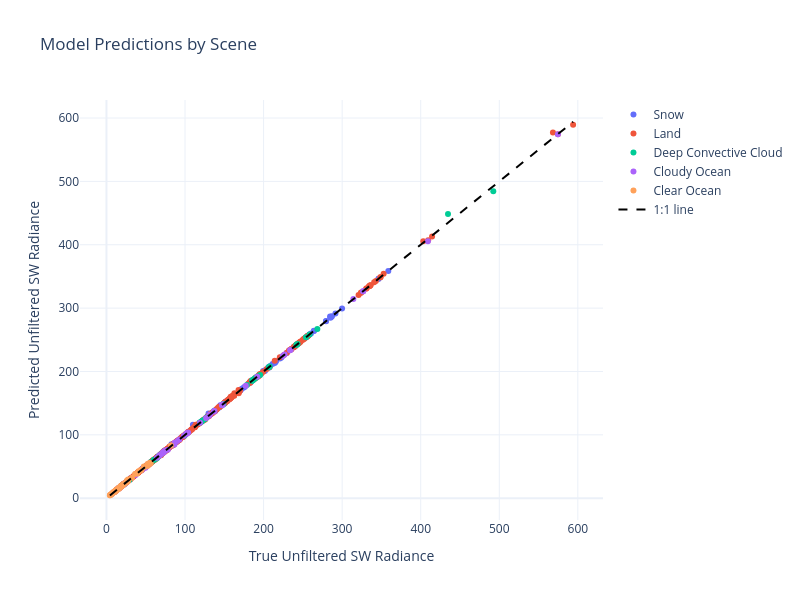

The code cell stored with this chart in its notebook:
### Code cell
import plotly.express as px
import plotly.graph_objects as go
from plotly.subplots import make_subplots

# Simple interactive scatter plot
fig = go.Figure()

for scene in X_test_data["Scene"].unique():
    mask = X_test_data["Scene"] == scene
    fig.add_trace(
        go.Scatter(
            x=y_test_data[mask],
            y=predictions[mask],
            mode='markers',
            name=scene,
            hovertemplate=
            '<b>Scene</b>: %{text}<br>' +
            '<b>True Value</b>: %{x:.2f}<br>' +
            '<b>Predicted</b>: %{y:.2f}<br>' +
            '<b>SZA</b>: %{customdata[0]:.1f}°<br>' +
            '<b>VZA</b>: %{customdata[1]:.1f}°<br>' +
            '<b>RAZ</b>: %{customdata[2]:.1f}°',
            text=[scene]*sum(mask),
            customdata=X_test_data[mask][["SZA", "VZA", "RAZ"]],
        )
    )

# Add 1:1 line
fig.add_trace(
    go.Scatter(
        x=[min(y_test_data), max(y_test_data)],
        y=[min(y_test_data), max(y_test_data)],
        mode='lines',
        name='1:1 line',
        line=dict(color='black', dash='dash'),
    )
)

fig.update_layout(
    title="Model Predictions by Scene",
    xaxis_title="True Unfiltered SW Radiance",
    yaxis_title="Predicted Unfiltered SW Radiance",
    width=800,
    height=600,
    showlegend=True,
    template="plotly_white"
)

fig.show()

# Calculate metrics
log_y_true = np.log(y_test_data)
log_y_pred = np.log(predictions)
log_r2 = r2_score(log_y_true, log_y_pred)
mape = mean_absolute_percentage_error(y_test_data, predictions) * 100

def weighted_r2(y_true, y_pred):
    bins = np.logspace(np.log10(min(y_true)), np.log10(max(y_true)), 10)
    bin_indices = np.digitize(y_true, bins)
    weights = 1 / np.bincount(bin_indices)[bin_indices]
    weighted_r2 = r2_score(y_true, y_pred, sample_weight=weights)
    return weighted_r2

def evaluate_by_ranges(y_true, y_pred):
    ranges = [(0, 10), (10, 100), (100, 1000)]
    results = {}
    for low, high in ranges:
        mask = (y_true >= low) & (y_true < high)
        if mask.any():
            range_r2 = r2_score(y_true[mask], y_pred[mask])
            print(f"R² for range {low}-{high}: {range_r2:.4f}")
            results[f"{low}-{high}"] = range_r2
    return results

# Print all metrics
print("\nModel Performance Metrics:")
print("--------------------------")
print(f"Regular R² Value: {r2_score(y_test_data, predictions):.4f}")
print(f"Root Mean Squared Error: {root_mean_squared_error(y_test_data, predictions):.4f}")
print(f"Log R² Value: {log_r2:.4f}")
print(f"Mean Absolute Percentage Error: {mape:.2f}%")
print(f"Weighted R² Value: {weighted_r2(y_test_data, predictions):.4f}")
print("\nR² Values by Range:")
print("--------------------------")
evaluate_by_ranges(y_test_data, predictions)

### Figure 1 — Plotly figure (JSON) as saved in the notebook; plotly's stock layout.template omitted (floating-point values rounded to 4 significant figures; data arrays with more than 128 entries replaced by an {"elided": "..."} marker saying what was removed)
{"data": [{"customdata": {"elided": "125x3 float values"}, "hovertemplate": "<b>Scene</b>: %{text}<br><b>True Value</b>: %{x:.2f}<br><b>Predicted</b>: %{y:.2f}<br><b>SZA</b>: %{customdata[0]:.1f}°<br><b>VZA</b>: %{customdata[1]:.1f}°<br><b>RAZ</b>: %{customdata[2]:.1f}°", "mode": "markers", "name": "Snow", "text": ["Snow", "Snow", "Snow", "Snow", "Snow", "Snow", "Snow", "Snow", "Snow", "Snow", "Snow", "Snow", "Snow", "Snow", "Snow", "Snow", "Snow", "Snow", "Snow", "Snow", "Snow", "Snow", "Snow", "Snow", "Snow", "Snow", "Snow", "Snow", "Snow", "Snow", "Snow", "Snow", "Snow", "Snow", "Snow", "Snow", "Snow", "Snow", "Snow", "Snow", "Snow", "Snow", "Snow", "Snow", "Snow", "Snow", "Snow", "Snow", "Snow", "Snow", "Snow", "Snow", "Snow", "Snow", "Snow", "Snow", "Snow", "Snow", "Snow", "Snow", "Snow", "Snow", "Snow", "Snow", "Snow", "Snow", "Snow", "Snow", "Snow", "Snow", "Snow", "Snow", "Snow", "Snow", "Snow", "Snow", "Snow", "Snow", "Snow", "Snow", "Snow", "Snow", "Snow", "Snow", "Snow", "Snow", "Snow", "Snow", "Snow", "Snow", "Snow", "Snow", "Snow", "Snow", "Snow", "Snow", "Snow", "Snow", "Snow", "Snow", "Snow", "Snow", "Snow", "Snow", "Snow", "Snow", "Snow", "Snow", "Snow", "Snow", "Snow", "Snow", "Snow", "Snow", "Snow", "Snow", "Snow", "Snow", "Snow", "Snow", "Snow", "Snow", "Snow", "Snow", "Snow"], "type": "scatter", "x": [284.6, 279.5, 242.4, 291.5, 279.4, 238.1, 299.9, 358.7, 229.3, 285.8, 285.8, 346.2, 264.2, 239.5, 285.1, 346.5, 239.6, 287.1, 258.4, 256.9, 254.1, 151.4, 181.5, 182.8, 152.3, 206.0, 208.4, 183.2, 214.7, 211.4, 184.2, 220.7, 264.0, 176.2, 215.9, 223.0, 254.8, 199.4, 185.1, 213.9, 260.3, 187.3, 222.2, 201.6, 207.1, 201.9, 129.9, 154.2, 170.5, 144.9, 128.4, 137.7, 121.5, 138.4, 138.4, 121.8, 143.5, 172.3, 119.4, 142.3, 150.3, 170.4, 136.5, 131.7, 144.0, 174.8, 131.7, 150.7, 139.0, 148.3, 156.7, 110.0, 128.6, 147.0, 127.2, 56.87, 68.4, 58.45, 65.73, 65.69, 58.83, 69.52, 85.34, 59.09, 69.73, 76.41, 88.34, 73.61, 71.64, 73.82, 90.52, 70.38, 78.54, 74.93, 83.52, 105.6, 82.7, 94.75, 115.0, 100.8, 15.57, 20.7, 15.98, 18.46, 18.87, 18.0, 20.13, 25.88, 17.28, 20.53, 24.81, 28.77, 26.67, 21.89, 23.2, 29.17, 21.73, 27.21, 28.06, 31.24, 52.96, 45.77, 54.17, 80.67, 72.64], "y": [286.7, 279.6, 242.4, 291.5, 279.4, 238.1, 299.5, 358.7, 229.3, 285.8, 285.8, 346.3, 264.4, 239.4, 284.9, 346.4, 239.5, 287.0, 258.5, 256.9, 253.9, 152.0, 181.5, 182.7, 152.5, 206.8, 208.7, 183.1, 214.3, 211.7, 183.8, 220.6, 263.9, 176.0, 216.2, 222.8, 254.3, 200.7, 186.1, 213.2, 259.8, 187.5, 221.6, 200.8, 206.1, 201.9, 133.7, 154.3, 170.3, 146.6, 128.4, 137.9, 121.6, 137.5, 138.8, 121.8, 143.5, 172.7, 119.5, 142.2, 149.5, 170.3, 137.3, 132.8, 144.0, 174.6, 132.9, 150.4, 138.7, 147.8, 156.8, 116.0, 128.8, 146.1, 127.1, 57.42, 68.78, 58.67, 65.58, 65.96, 58.98, 69.44, 85.3, 59.14, 69.6, 75.86, 88.25, 74.85, 72.41, 73.69, 90.4, 71.03, 78.51, 75.53, 84.17, 105.5, 85.17, 95.03, 115.5, 101.0, 15.61, 20.93, 16.05, 18.5, 18.83, 18.23, 20.13, 25.85, 17.47, 20.47, 24.72, 28.75, 27.33, 22.1, 23.2, 29.06, 21.95, 27.5, 28.0, 31.81, 52.78, 46.86, 54.17, 81.23, 72.63]}, {"customdata": {"elided": "340x3 float values"}, "hovertemplate": "<b>Scene</b>: %{text}<br><b>True Value</b>: %{x:.2f}<br><b>Predicted</b>: %{y:.2f}<br><b>SZA</b>: %{customdata[0]:.1f}°<br><b>VZA</b>: %{customdata[1]:.1f}°<br><b>RAZ</b>: %{customdata[2]:.1f}°", "mode": "markers", "name": "Land", "text": {"elided": "340 str values"}, "type": "scatter", "x": {"elided": "340 float values"}, "y": {"elided": "340 float values"}}, {"customdata": [[0.0, 0.0, 0.0], [0.506, 29.49, 7.5], [0.871, 44.12, 7.5], [1.487, 58.5, 7.5], [0.0, 58.5, 90.0], [0.0, 58.5, 142.5], [10.0, 79.91, 7.5], [0.0, 79.91, 142.5], [41.4, 0.0, 0.0], [41.91, 29.49, 7.5], [42.27, 44.12, 7.5], [42.89, 58.5, 7.5], [41.4, 58.5, 90.0], [40.21, 58.5, 142.5], [51.4, 79.91, 7.5], [33.4, 79.91, 142.5], [60.0, 0.0, 0.0], [60.51, 29.49, 7.5], [60.87, 44.12, 7.5], [61.49, 58.5, 7.5], [60.0, 58.5, 90.0], [58.81, 58.5, 142.5], [70.0, 79.91, 7.5], [52.0, 79.91, 142.5], [75.5, 0.0, 0.0], [76.01, 29.49, 7.5], [76.37, 44.12, 7.5], [76.99, 58.5, 7.5], [75.5, 58.5, 90.0], [74.31, 58.5, 142.5], [85.5, 79.91, 7.5], [67.5, 79.91, 142.5], [85.0, 0.0, 0.0], [85.51, 29.49, 7.5], [85.87, 44.12, 7.5], [86.49, 58.5, 7.5], [85.0, 58.5, 90.0], [83.81, 58.5, 142.5], [95.0, 79.91, 7.5], [77.0, 79.91, 142.5]], "hovertemplate": "<b>Scene</b>: %{text}<br><b>True Value</b>: %{x:.2f}<br><b>Predicted</b>: %{y:.2f}<br><b>SZA</b>: %{customdata[0]:.1f}°<br><b>VZA</b>: %{customdata[1]:.1f}°<br><b>RAZ</b>: %{customdata[2]:.1f}°", "mode": "markers", "name": "Deep Convective Cloud", "text": ["Deep Convective Cloud", "Deep Convective Cloud", "Deep Convective Cloud", "Deep Convective Cloud", "Deep Convective Cloud", "Deep Convective Cloud", "Deep Convective Cloud", "Deep Convective Cloud", "Deep Convective Cloud", "Deep Convective Cloud", "Deep Convective Cloud", "Deep Convective Cloud", "Deep Convective Cloud", "Deep Convective Cloud", "Deep Convective Cloud", "Deep Convective Cloud", "Deep Convective Cloud", "Deep Convective Cloud", "Deep Convective Cloud", "Deep Convective Cloud", "Deep Convective Cloud", "Deep Convective Cloud", "Deep Convective Cloud", "Deep Convective Cloud", "Deep Convective Cloud", "Deep Convective Cloud", "Deep Convective Cloud", "Deep Convective Cloud", "Deep Convective Cloud", "Deep Convective Cloud", "Deep Convective Cloud", "Deep Convective Cloud", "Deep Convective Cloud", "Deep Convective Cloud", "Deep Convective Cloud", "Deep Convective Cloud", "Deep Convective Cloud", "Deep Convective Cloud", "Deep Convective Cloud", "Deep Convective Cloud"], "type": "scatter", "x": [268.4, 258.5, 253.9, 241.9, 242.0, 243.3, 206.7, 207.7, 192.0, 189.1, 187.8, 185.4, 186.1, 190.4, 178.7, 185.6, 119.5, 119.1, 121.2, 125.1, 122.3, 127.7, 195.6, 148.9, 56.45, 57.37, 60.68, 69.45, 60.62, 65.82, 492.4, 99.58, 20.16, 20.32, 22.08, 29.39, 23.07, 28.25, 434.7, 63.97], "y": [267.0, 258.5, 254.0, 242.0, 242.1, 243.3, 206.8, 207.8, 191.9, 189.1, 187.7, 185.4, 186.3, 190.1, 178.6, 185.6, 119.7, 119.3, 121.1, 124.7, 122.6, 127.9, 194.4, 148.5, 56.73, 57.3, 60.67, 69.31, 60.72, 65.63, 484.4, 99.04, 20.28, 20.36, 22.03, 29.22, 22.99, 28.13, 448.5, 62.67]}, {"customdata": {"elided": "55x3 float values"}, "hovertemplate": "<b>Scene</b>: %{text}<br><b>True Value</b>: %{x:.2f}<br><b>Predicted</b>: %{y:.2f}<br><b>SZA</b>: %{customdata[0]:.1f}°<br><b>VZA</b>: %{customdata[1]:.1f}°<br><b>RAZ</b>: %{customdata[2]:.1f}°", "mode": "markers", "name": "Cloudy Ocean", "text": ["Cloudy Ocean", "Cloudy Ocean", "Cloudy Ocean", "Cloudy Ocean", "Cloudy Ocean", "Cloudy Ocean", "Cloudy Ocean", "Cloudy Ocean", "Cloudy Ocean", "Cloudy Ocean", "Cloudy Ocean", "Cloudy Ocean", "Cloudy Ocean", "Cloudy Ocean", "Cloudy Ocean", "Cloudy Ocean", "Cloudy Ocean", "Cloudy Ocean", "Cloudy Ocean", "Cloudy Ocean", "Cloudy Ocean", "Cloudy Ocean", "Cloudy Ocean", "Cloudy Ocean", "Cloudy Ocean", "Cloudy Ocean", "Cloudy Ocean", "Cloudy Ocean", "Cloudy Ocean", "Cloudy Ocean", "Cloudy Ocean", "Cloudy Ocean", "Cloudy Ocean", "Cloudy Ocean", "Cloudy Ocean", "Cloudy Ocean", "Cloudy Ocean", "Cloudy Ocean", "Cloudy Ocean", "Cloudy Ocean", "Cloudy Ocean", "Cloudy Ocean", "Cloudy Ocean", "Cloudy Ocean", "Cloudy Ocean", "Cloudy Ocean", "Cloudy Ocean", "Cloudy Ocean", "Cloudy Ocean", "Cloudy Ocean", "Cloudy Ocean", "Cloudy Ocean", "Cloudy Ocean", "Cloudy Ocean", "Cloudy Ocean"], "type": "scatter", "x": [49.75, 326.8, 326.8, 136.5, 137.5, 314.3, 67.13, 103.0, 101.7, 224.3, 67.93, 44.75, 233.6, 234.6, 119.2, 126.9, 226.7, 73.17, 130.7, 102.0, 177.3, 78.1, 37.01, 147.1, 148.1, 90.3, 103.9, 146.9, 70.63, 191.9, 98.65, 131.9, 86.57, 21.61, 71.44, 72.25, 49.4, 64.23, 74.97, 53.63, 409.2, 86.51, 86.98, 92.85, 7.295, 22.29, 22.84, 15.13, 20.92, 24.4, 23.56, 574.6, 45.49, 46.1, 83.11], "y": [48.01, 326.7, 326.7, 136.5, 137.5, 314.4, 67.1, 102.6, 101.6, 224.5, 67.77, 44.02, 233.3, 234.2, 119.0, 126.5, 226.8, 72.43, 130.1, 102.2, 177.3, 76.41, 36.42, 147.2, 148.4, 90.41, 103.7, 146.9, 70.08, 191.5, 98.42, 132.2, 84.94, 20.95, 71.75, 72.76, 49.74, 63.89, 75.38, 53.5, 405.3, 86.89, 87.4, 92.66, 7.214, 22.3, 22.87, 15.08, 20.84, 24.66, 23.13, 574.3, 45.43, 46.2, 83.27]}, {"customdata": {"elided": "60x3 float values"}, "hovertemplate": "<b>Scene</b>: %{text}<br><b>True Value</b>: %{x:.2f}<br><b>Predicted</b>: %{y:.2f}<br><b>SZA</b>: %{customdata[0]:.1f}°<br><b>VZA</b>: %{customdata[1]:.1f}°<br><b>RAZ</b>: %{customdata[2]:.1f}°", "mode": "markers", "name": "Clear Ocean", "text": ["Clear Ocean", "Clear Ocean", "Clear Ocean", "Clear Ocean", "Clear Ocean", "Clear Ocean", "Clear Ocean", "Clear Ocean", "Clear Ocean", "Clear Ocean", "Clear Ocean", "Clear Ocean", "Clear Ocean", "Clear Ocean", "Clear Ocean", "Clear Ocean", "Clear Ocean", "Clear Ocean", "Clear Ocean", "Clear Ocean", "Clear Ocean", "Clear Ocean", "Clear Ocean", "Clear Ocean", "Clear Ocean", "Clear Ocean", "Clear Ocean", "Clear Ocean", "Clear Ocean", "Clear Ocean", "Clear Ocean", "Clear Ocean", "Clear Ocean", "Clear Ocean", "Clear Ocean", "Clear Ocean", "Clear Ocean", "Clear Ocean", "Clear Ocean", "Clear Ocean", "Clear Ocean", "Clear Ocean", "Clear Ocean", "Clear Ocean", "Clear Ocean", "Clear Ocean", "Clear Ocean", "Clear Ocean", "Clear Ocean", "Clear Ocean", "Clear Ocean", "Clear Ocean", "Clear Ocean", "Clear Ocean", "Clear Ocean", "Clear Ocean", "Clear Ocean", "Clear Ocean", "Clear Ocean", "Clear Ocean"], "type": "scatter", "x": [56.28, 52.78, 32.45, 21.65, 25.5, 24.33, 16.5, 19.24, 21.1, 22.53, 43.93, 44.76, 15.66, 18.13, 26.45, 14.87, 19.13, 22.1, 17.5, 20.49, 39.12, 27.4, 49.25, 43.28, 12.27, 14.53, 23.14, 12.18, 16.31, 20.64, 15.17, 17.69, 81.92, 26.03, 52.34, 41.04, 8.868, 10.51, 17.53, 8.942, 12.14, 18.09, 11.24, 12.89, 55.32, 20.29, 47.67, 36.42, 4.393, 4.849, 7.416, 4.648, 5.656, 9.499, 6.197, 6.703, 21.65, 11.32, 27.53, 26.16], "y": [55.28, 51.34, 32.42, 21.58, 25.42, 24.25, 16.48, 19.21, 20.98, 22.5, 43.91, 44.74, 15.48, 18.08, 26.04, 14.59, 19.05, 22.01, 17.47, 20.41, 38.91, 26.74, 49.67, 43.91, 11.92, 14.3, 23.19, 12.0, 16.32, 20.76, 15.6, 18.11, 83.0, 26.03, 53.86, 42.68, 8.804, 10.47, 17.68, 8.936, 12.29, 18.31, 11.46, 13.14, 55.96, 21.04, 49.92, 38.25, 4.652, 5.116, 7.582, 4.823, 5.723, 9.707, 6.345, 6.774, 22.02, 11.68, 29.47, 28.06]}, {"line": {"color": "black", "dash": "dash"}, "mode": "lines", "name": "1:1 line", "type": "scatter", "x": [4.393, 594.0], "y": [4.393, 594.0]}], "layout": {"height": 600, "showlegend": true, "title": {"text": "Model Predictions by Scene"}, "width": 800, "xaxis": {"title": {"text": "True Unfiltered SW Radiance"}}, "yaxis": {"title": {"text": "Predicted Unfiltered SW Radiance"}}}}
